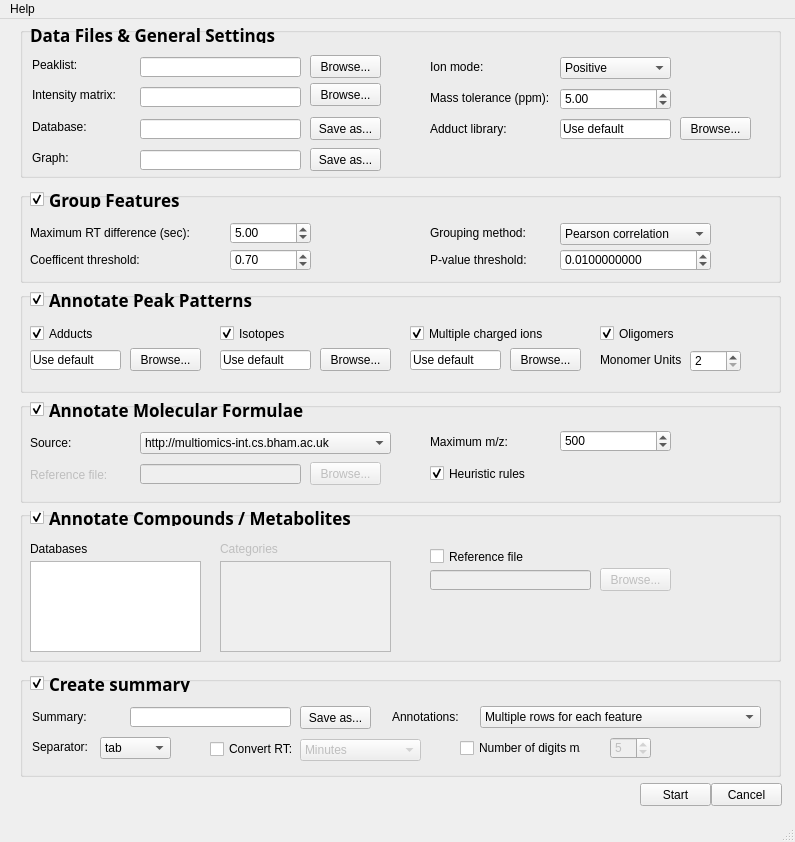
<?xml version="1.0" encoding="UTF-8"?>
<ui version="4.0">
 <class>MainWindow</class>
 <widget class="QMainWindow" name="MainWindow">
  <property name="enabled">
   <bool>true</bool>
  </property>
  <property name="geometry">
   <rect>
    <x>0</x>
    <y>0</y>
    <width>795</width>
    <height>842</height>
   </rect>
  </property>
  <property name="windowTitle">
   <string>BEAMS - Birmingham mEtabolite Annotation for Mass Spectrometry</string>
  </property>
  <property name="animated">
   <bool>false</bool>
  </property>
  <widget class="QWidget" name="centralwidget">
   <widget class="QGroupBox" name="groupBox_general">
    <property name="geometry">
     <rect>
      <x>20</x>
      <y>8</y>
      <width>761</width>
      <height>151</height>
     </rect>
    </property>
    <property name="title">
     <string/>
    </property>
    <widget class="QLineEdit" name="lineEdit_intensity_matrix">
     <property name="geometry">
      <rect>
       <x>120</x>
       <y>60</y>
       <width>161</width>
       <height>20</height>
      </rect>
     </property>
     <property name="text">
      <string/>
     </property>
     <property name="readOnly">
      <bool>true</bool>
     </property>
    </widget>
    <widget class="QLineEdit" name="lineEdit_peaklist">
     <property name="enabled">
      <bool>true</bool>
     </property>
     <property name="geometry">
      <rect>
       <x>120</x>
       <y>30</y>
       <width>161</width>
       <height>20</height>
      </rect>
     </property>
     <property name="text">
      <string/>
     </property>
     <property name="readOnly">
      <bool>true</bool>
     </property>
    </widget>
    <widget class="QPushButton" name="pushButton_peaklist">
     <property name="enabled">
      <bool>true</bool>
     </property>
     <property name="geometry">
      <rect>
       <x>290</x>
       <y>28</y>
       <width>71</width>
       <height>23</height>
      </rect>
     </property>
     <property name="minimumSize">
      <size>
       <width>63</width>
       <height>23</height>
      </size>
     </property>
     <property name="maximumSize">
      <size>
       <width>81</width>
       <height>16777215</height>
      </size>
     </property>
     <property name="text">
      <string>Browse...</string>
     </property>
    </widget>
    <widget class="QLabel" name="label_peaklist">
     <property name="enabled">
      <bool>true</bool>
     </property>
     <property name="geometry">
      <rect>
       <x>12</x>
       <y>30</y>
       <width>81</width>
       <height>16</height>
      </rect>
     </property>
     <property name="text">
      <string>Peaklist:</string>
     </property>
    </widget>
    <widget class="QLabel" name="label_intensity_matrix">
     <property name="geometry">
      <rect>
       <x>12</x>
       <y>60</y>
       <width>111</width>
       <height>16</height>
      </rect>
     </property>
     <property name="text">
      <string>Intensity matrix:</string>
     </property>
    </widget>
    <widget class="QComboBox" name="comboBox_ion_mode">
     <property name="geometry">
      <rect>
       <x>540</x>
       <y>30</y>
       <width>111</width>
       <height>22</height>
      </rect>
     </property>
     <item>
      <property name="text">
       <string>Positive</string>
      </property>
     </item>
     <item>
      <property name="text">
       <string>Negative</string>
      </property>
     </item>
    </widget>
    <widget class="QLabel" name="label_ion_mode">
     <property name="geometry">
      <rect>
       <x>410</x>
       <y>32</y>
       <width>71</width>
       <height>16</height>
      </rect>
     </property>
     <property name="text">
      <string>Ion mode:</string>
     </property>
    </widget>
    <widget class="QLabel" name="label_ppm_tolerance">
     <property name="enabled">
      <bool>true</bool>
     </property>
     <property name="geometry">
      <rect>
       <x>410</x>
       <y>63</y>
       <width>141</width>
       <height>16</height>
      </rect>
     </property>
     <property name="text">
      <string>Mass tolerance (ppm):</string>
     </property>
    </widget>
    <widget class="QDoubleSpinBox" name="doubleSpinBox_ppm_error">
     <property name="geometry">
      <rect>
       <x>540</x>
       <y>61</y>
       <width>111</width>
       <height>22</height>
      </rect>
     </property>
     <property name="maximum">
      <double>100000.000000000000000</double>
     </property>
     <property name="value">
      <double>5.000000000000000</double>
     </property>
    </widget>
    <widget class="QLabel" name="label_data_files">
     <property name="enabled">
      <bool>true</bool>
     </property>
     <property name="geometry">
      <rect>
       <x>10</x>
       <y>0</y>
       <width>291</width>
       <height>16</height>
      </rect>
     </property>
     <property name="font">
      <font>
       <family>.SF NS Text</family>
       <pointsize>13</pointsize>
       <weight>75</weight>
       <bold>true</bold>
      </font>
     </property>
     <property name="text">
      <string>Data Files &amp; General Settings</string>
     </property>
    </widget>
    <widget class="QLineEdit" name="lineEdit_default_adduct_library">
     <property name="enabled">
      <bool>true</bool>
     </property>
     <property name="geometry">
      <rect>
       <x>540</x>
       <y>92</y>
       <width>111</width>
       <height>20</height>
      </rect>
     </property>
     <property name="text">
      <string>Use default</string>
     </property>
     <property name="readOnly">
      <bool>true</bool>
     </property>
    </widget>
    <widget class="QPushButton" name="pushButton_default_adduct_library">
     <property name="enabled">
      <bool>true</bool>
     </property>
     <property name="geometry">
      <rect>
       <x>660</x>
       <y>90</y>
       <width>71</width>
       <height>23</height>
      </rect>
     </property>
     <property name="minimumSize">
      <size>
       <width>63</width>
       <height>23</height>
      </size>
     </property>
     <property name="text">
      <string>Browse...</string>
     </property>
    </widget>
    <widget class="QLabel" name="label_sql_database">
     <property name="enabled">
      <bool>true</bool>
     </property>
     <property name="geometry">
      <rect>
       <x>12</x>
       <y>92</y>
       <width>121</width>
       <height>16</height>
      </rect>
     </property>
     <property name="text">
      <string>Database:</string>
     </property>
    </widget>
    <widget class="QLineEdit" name="lineEdit_sql_database">
     <property name="enabled">
      <bool>true</bool>
     </property>
     <property name="geometry">
      <rect>
       <x>120</x>
       <y>92</y>
       <width>161</width>
       <height>20</height>
      </rect>
     </property>
     <property name="text">
      <string/>
     </property>
     <property name="readOnly">
      <bool>true</bool>
     </property>
    </widget>
    <widget class="QPushButton" name="pushButton_sql_database">
     <property name="enabled">
      <bool>true</bool>
     </property>
     <property name="geometry">
      <rect>
       <x>290</x>
       <y>90</y>
       <width>71</width>
       <height>23</height>
      </rect>
     </property>
     <property name="minimumSize">
      <size>
       <width>63</width>
       <height>23</height>
      </size>
     </property>
     <property name="maximumSize">
      <size>
       <width>81</width>
       <height>16777215</height>
      </size>
     </property>
     <property name="text">
      <string>Save as...</string>
     </property>
    </widget>
    <widget class="QLineEdit" name="lineEdit_graph">
     <property name="enabled">
      <bool>true</bool>
     </property>
     <property name="geometry">
      <rect>
       <x>120</x>
       <y>123</y>
       <width>161</width>
       <height>20</height>
      </rect>
     </property>
     <property name="text">
      <string/>
     </property>
     <property name="readOnly">
      <bool>true</bool>
     </property>
    </widget>
    <widget class="QPushButton" name="pushButton_graph">
     <property name="enabled">
      <bool>true</bool>
     </property>
     <property name="geometry">
      <rect>
       <x>290</x>
       <y>121</y>
       <width>71</width>
       <height>23</height>
      </rect>
     </property>
     <property name="minimumSize">
      <size>
       <width>63</width>
       <height>23</height>
      </size>
     </property>
     <property name="maximumSize">
      <size>
       <width>81</width>
       <height>16777215</height>
      </size>
     </property>
     <property name="text">
      <string>Save as...</string>
     </property>
    </widget>
    <widget class="QLabel" name="label_graph">
     <property name="enabled">
      <bool>true</bool>
     </property>
     <property name="geometry">
      <rect>
       <x>12</x>
       <y>123</y>
       <width>111</width>
       <height>16</height>
      </rect>
     </property>
     <property name="text">
      <string>Graph:</string>
     </property>
    </widget>
    <widget class="QPushButton" name="pushButton_peak_matrix">
     <property name="enabled">
      <bool>true</bool>
     </property>
     <property name="geometry">
      <rect>
       <x>290</x>
       <y>56</y>
       <width>71</width>
       <height>23</height>
      </rect>
     </property>
     <property name="minimumSize">
      <size>
       <width>63</width>
       <height>23</height>
      </size>
     </property>
     <property name="maximumSize">
      <size>
       <width>81</width>
       <height>16777215</height>
      </size>
     </property>
     <property name="text">
      <string>Browse...</string>
     </property>
    </widget>
    <widget class="QLabel" name="label_default_adduct_library">
     <property name="enabled">
      <bool>true</bool>
     </property>
     <property name="geometry">
      <rect>
       <x>410</x>
       <y>94</y>
       <width>141</width>
       <height>16</height>
      </rect>
     </property>
     <property name="text">
      <string>Adduct library:</string>
     </property>
    </widget>
   </widget>
   <widget class="QGroupBox" name="groupBox_group_features">
    <property name="geometry">
     <rect>
      <x>20</x>
      <y>173</y>
      <width>761</width>
      <height>91</height>
     </rect>
    </property>
    <property name="title">
     <string/>
    </property>
    <widget class="QLabel" name="label_max_rt">
     <property name="enabled">
      <bool>true</bool>
     </property>
     <property name="geometry">
      <rect>
       <x>10</x>
       <y>33</y>
       <width>191</width>
       <height>16</height>
      </rect>
     </property>
     <property name="text">
      <string>Maximum RT difference (sec):</string>
     </property>
    </widget>
    <widget class="QCheckBox" name="checkBox_group_features">
     <property name="enabled">
      <bool>true</bool>
     </property>
     <property name="geometry">
      <rect>
       <x>10</x>
       <y>-1</y>
       <width>231</width>
       <height>17</height>
      </rect>
     </property>
     <property name="font">
      <font>
       <family>.SF NS Text</family>
       <pointsize>13</pointsize>
       <weight>75</weight>
       <bold>true</bold>
      </font>
     </property>
     <property name="text">
      <string>Group Features</string>
     </property>
     <property name="checked">
      <bool>true</bool>
     </property>
    </widget>
    <widget class="QDoubleSpinBox" name="doubleSpinBox_max_rt">
     <property name="geometry">
      <rect>
       <x>210</x>
       <y>30</y>
       <width>81</width>
       <height>22</height>
      </rect>
     </property>
     <property name="maximum">
      <double>9999999.000000000000000</double>
     </property>
     <property name="value">
      <double>5.000000000000000</double>
     </property>
    </widget>
    <widget class="QComboBox" name="comboBox_grouping_method">
     <property name="geometry">
      <rect>
       <x>540</x>
       <y>31</y>
       <width>151</width>
       <height>22</height>
      </rect>
     </property>
     <item>
      <property name="text">
       <string>Pearson correlation</string>
      </property>
     </item>
     <item>
      <property name="text">
       <string>Spearman-rank correlation</string>
      </property>
     </item>
    </widget>
    <widget class="QDoubleSpinBox" name="doubleSpinBox_p_value">
     <property name="geometry">
      <rect>
       <x>540</x>
       <y>57</y>
       <width>151</width>
       <height>22</height>
      </rect>
     </property>
     <property name="decimals">
      <number>10</number>
     </property>
     <property name="maximum">
      <double>1.000000000000000</double>
     </property>
     <property name="singleStep">
      <double>0.010000000000000</double>
     </property>
     <property name="value">
      <double>0.010000000000000</double>
     </property>
    </widget>
    <widget class="QLabel" name="label_tool_p_value">
     <property name="enabled">
      <bool>true</bool>
     </property>
     <property name="geometry">
      <rect>
       <x>410</x>
       <y>60</y>
       <width>121</width>
       <height>16</height>
      </rect>
     </property>
     <property name="text">
      <string>P-value threshold:</string>
     </property>
    </widget>
    <widget class="QLabel" name="label_grouping_method">
     <property name="enabled">
      <bool>true</bool>
     </property>
     <property name="geometry">
      <rect>
       <x>410</x>
       <y>33</y>
       <width>121</width>
       <height>16</height>
      </rect>
     </property>
     <property name="text">
      <string>Grouping method:</string>
     </property>
    </widget>
    <widget class="QDoubleSpinBox" name="doubleSpinBox_coefficent">
     <property name="geometry">
      <rect>
       <x>210</x>
       <y>57</y>
       <width>81</width>
       <height>22</height>
      </rect>
     </property>
     <property name="maximum">
      <double>1.000000000000000</double>
     </property>
     <property name="singleStep">
      <double>0.100000000000000</double>
     </property>
     <property name="value">
      <double>0.700000000000000</double>
     </property>
    </widget>
    <widget class="QLabel" name="label_tool_coefficient">
     <property name="enabled">
      <bool>true</bool>
     </property>
     <property name="geometry">
      <rect>
       <x>10</x>
       <y>60</y>
       <width>181</width>
       <height>16</height>
      </rect>
     </property>
     <property name="text">
      <string>Coefficent threshold:</string>
     </property>
    </widget>
   </widget>
   <widget class="QGroupBox" name="groupBox_annotate_peak_patterns">
    <property name="geometry">
     <rect>
      <x>20</x>
      <y>273</y>
      <width>761</width>
      <height>101</height>
     </rect>
    </property>
    <property name="title">
     <string/>
    </property>
    <widget class="QLineEdit" name="lineEdit_adduct_library">
     <property name="enabled">
      <bool>true</bool>
     </property>
     <property name="geometry">
      <rect>
       <x>10</x>
       <y>58</y>
       <width>91</width>
       <height>20</height>
      </rect>
     </property>
     <property name="text">
      <string>Use default</string>
     </property>
     <property name="readOnly">
      <bool>true</bool>
     </property>
    </widget>
    <widget class="QPushButton" name="pushButton_adduct_library">
     <property name="enabled">
      <bool>true</bool>
     </property>
     <property name="geometry">
      <rect>
       <x>110</x>
       <y>56</y>
       <width>71</width>
       <height>23</height>
      </rect>
     </property>
     <property name="minimumSize">
      <size>
       <width>63</width>
       <height>23</height>
      </size>
     </property>
     <property name="text">
      <string>Browse...</string>
     </property>
    </widget>
    <widget class="QCheckBox" name="checkBox_annotate_peak_patterns">
     <property name="enabled">
      <bool>true</bool>
     </property>
     <property name="geometry">
      <rect>
       <x>10</x>
       <y>-1</y>
       <width>271</width>
       <height>17</height>
      </rect>
     </property>
     <property name="font">
      <font>
       <family>.SF NS Text</family>
       <pointsize>13</pointsize>
       <weight>75</weight>
       <bold>true</bold>
      </font>
     </property>
     <property name="text">
      <string>Annotate Peak Patterns</string>
     </property>
     <property name="checked">
      <bool>true</bool>
     </property>
    </widget>
    <widget class="QCheckBox" name="checkBox_adduct_library">
     <property name="enabled">
      <bool>true</bool>
     </property>
     <property name="geometry">
      <rect>
       <x>10</x>
       <y>33</y>
       <width>181</width>
       <height>17</height>
      </rect>
     </property>
     <property name="text">
      <string>Adducts</string>
     </property>
     <property name="checked">
      <bool>true</bool>
     </property>
    </widget>
    <widget class="QCheckBox" name="checkBox_isotopes">
     <property name="enabled">
      <bool>true</bool>
     </property>
     <property name="geometry">
      <rect>
       <x>200</x>
       <y>33</y>
       <width>171</width>
       <height>17</height>
      </rect>
     </property>
     <property name="text">
      <string>Isotopes</string>
     </property>
     <property name="checked">
      <bool>true</bool>
     </property>
    </widget>
    <widget class="QPushButton" name="pushButton_multiple_charged">
     <property name="enabled">
      <bool>true</bool>
     </property>
     <property name="geometry">
      <rect>
       <x>490</x>
       <y>56</y>
       <width>71</width>
       <height>23</height>
      </rect>
     </property>
     <property name="minimumSize">
      <size>
       <width>63</width>
       <height>23</height>
      </size>
     </property>
     <property name="text">
      <string>Browse...</string>
     </property>
    </widget>
    <widget class="QLineEdit" name="lineEdit_multiple_charged">
     <property name="enabled">
      <bool>true</bool>
     </property>
     <property name="geometry">
      <rect>
       <x>390</x>
       <y>58</y>
       <width>91</width>
       <height>20</height>
      </rect>
     </property>
     <property name="text">
      <string>Use default</string>
     </property>
     <property name="readOnly">
      <bool>true</bool>
     </property>
    </widget>
    <widget class="QLineEdit" name="lineEdit_isotopes">
     <property name="enabled">
      <bool>true</bool>
     </property>
     <property name="geometry">
      <rect>
       <x>200</x>
       <y>58</y>
       <width>91</width>
       <height>20</height>
      </rect>
     </property>
     <property name="text">
      <string>Use default</string>
     </property>
     <property name="readOnly">
      <bool>true</bool>
     </property>
    </widget>
    <widget class="QPushButton" name="pushButton_isotopes">
     <property name="enabled">
      <bool>true</bool>
     </property>
     <property name="geometry">
      <rect>
       <x>300</x>
       <y>56</y>
       <width>71</width>
       <height>23</height>
      </rect>
     </property>
     <property name="minimumSize">
      <size>
       <width>63</width>
       <height>23</height>
      </size>
     </property>
     <property name="text">
      <string>Browse...</string>
     </property>
    </widget>
    <widget class="QCheckBox" name="checkBox_multiple_charged">
     <property name="enabled">
      <bool>true</bool>
     </property>
     <property name="geometry">
      <rect>
       <x>390</x>
       <y>33</y>
       <width>171</width>
       <height>17</height>
      </rect>
     </property>
     <property name="text">
      <string>Multiple charged ions</string>
     </property>
     <property name="checked">
      <bool>true</bool>
     </property>
    </widget>
    <widget class="QCheckBox" name="checkBox_oligomers">
     <property name="enabled">
      <bool>true</bool>
     </property>
     <property name="geometry">
      <rect>
       <x>580</x>
       <y>33</y>
       <width>171</width>
       <height>17</height>
      </rect>
     </property>
     <property name="text">
      <string>Oligomers</string>
     </property>
     <property name="checked">
      <bool>true</bool>
     </property>
    </widget>
    <widget class="QSpinBox" name="spinBox_max_monomer_units">
     <property name="geometry">
      <rect>
       <x>670</x>
       <y>58</y>
       <width>51</width>
       <height>22</height>
      </rect>
     </property>
     <property name="minimum">
      <number>2</number>
     </property>
     <property name="maximum">
      <number>1000000</number>
     </property>
     <property name="value">
      <number>2</number>
     </property>
     <property name="displayIntegerBase">
      <number>10</number>
     </property>
    </widget>
    <widget class="QLabel" name="label_max_monomer_units">
     <property name="enabled">
      <bool>true</bool>
     </property>
     <property name="geometry">
      <rect>
       <x>580</x>
       <y>60</y>
       <width>81</width>
       <height>16</height>
      </rect>
     </property>
     <property name="text">
      <string>Monomer Units:</string>
     </property>
    </widget>
   </widget>
   <widget class="QPushButton" name="pushButton_start">
    <property name="geometry">
     <rect>
      <x>640</x>
      <y>764</y>
      <width>71</width>
      <height>23</height>
     </rect>
    </property>
    <property name="text">
     <string>Start</string>
    </property>
   </widget>
   <widget class="QPushButton" name="pushButton_cancel">
    <property name="geometry">
     <rect>
      <x>711</x>
      <y>764</y>
      <width>71</width>
      <height>23</height>
     </rect>
    </property>
    <property name="text">
     <string>Cancel</string>
    </property>
   </widget>
   <widget class="QGroupBox" name="groupBox_annotate_molecular_formulae">
    <property name="geometry">
     <rect>
      <x>20</x>
      <y>383</y>
      <width>761</width>
      <height>101</height>
     </rect>
    </property>
    <property name="title">
     <string/>
    </property>
    <widget class="QLabel" name="label_filename_mf">
     <property name="enabled">
      <bool>false</bool>
     </property>
     <property name="geometry">
      <rect>
       <x>10</x>
       <y>65</y>
       <width>181</width>
       <height>16</height>
      </rect>
     </property>
     <property name="text">
      <string>Reference file:</string>
     </property>
    </widget>
    <widget class="QLineEdit" name="lineEdit_filename_mf">
     <property name="enabled">
      <bool>false</bool>
     </property>
     <property name="geometry">
      <rect>
       <x>120</x>
       <y>62</y>
       <width>161</width>
       <height>20</height>
      </rect>
     </property>
     <property name="text">
      <string/>
     </property>
     <property name="readOnly">
      <bool>true</bool>
     </property>
    </widget>
    <widget class="QCheckBox" name="checkBox_annotate_molecular_formulae">
     <property name="enabled">
      <bool>true</bool>
     </property>
     <property name="geometry">
      <rect>
       <x>10</x>
       <y>-1</y>
       <width>281</width>
       <height>17</height>
      </rect>
     </property>
     <property name="font">
      <font>
       <family>.SF NS Text</family>
       <pointsize>13</pointsize>
       <weight>75</weight>
       <bold>true</bold>
      </font>
     </property>
     <property name="text">
      <string>Annotate Molecular Formulae</string>
     </property>
     <property name="checked">
      <bool>true</bool>
     </property>
    </widget>
    <widget class="QComboBox" name="comboBox_source_mf">
     <property name="geometry">
      <rect>
       <x>120</x>
       <y>30</y>
       <width>251</width>
       <height>22</height>
      </rect>
     </property>
     <item>
      <property name="text">
       <string>http://multiomics-int.cs.bham.ac.uk</string>
      </property>
     </item>
     <item>
      <property name="text">
       <string>Tab-delimited text file</string>
      </property>
     </item>
    </widget>
    <widget class="QLabel" name="label_source_mf">
     <property name="enabled">
      <bool>true</bool>
     </property>
     <property name="geometry">
      <rect>
       <x>10</x>
       <y>33</y>
       <width>101</width>
       <height>16</height>
      </rect>
     </property>
     <property name="text">
      <string>Source:</string>
     </property>
    </widget>
    <widget class="QPushButton" name="pushButton_filename_mf">
     <property name="enabled">
      <bool>false</bool>
     </property>
     <property name="geometry">
      <rect>
       <x>290</x>
       <y>60</y>
       <width>71</width>
       <height>23</height>
      </rect>
     </property>
     <property name="minimumSize">
      <size>
       <width>63</width>
       <height>23</height>
      </size>
     </property>
     <property name="text">
      <string>Browse...</string>
     </property>
     <property name="flat">
      <bool>false</bool>
     </property>
    </widget>
    <widget class="QLabel" name="label_max_mz">
     <property name="enabled">
      <bool>true</bool>
     </property>
     <property name="geometry">
      <rect>
       <x>410</x>
       <y>32</y>
       <width>121</width>
       <height>16</height>
      </rect>
     </property>
     <property name="text">
      <string>Maximum m/z:</string>
     </property>
    </widget>
    <widget class="QSpinBox" name="spinBox_max_mz">
     <property name="geometry">
      <rect>
       <x>540</x>
       <y>28</y>
       <width>111</width>
       <height>22</height>
      </rect>
     </property>
     <property name="maximum">
      <number>1000000</number>
     </property>
     <property name="value">
      <number>500</number>
     </property>
     <property name="displayIntegerBase">
      <number>10</number>
     </property>
    </widget>
    <widget class="QCheckBox" name="checkBox_heuristic_rules">
     <property name="enabled">
      <bool>true</bool>
     </property>
     <property name="geometry">
      <rect>
       <x>410</x>
       <y>63</y>
       <width>171</width>
       <height>17</height>
      </rect>
     </property>
     <property name="text">
      <string>Heuristic rules</string>
     </property>
     <property name="checked">
      <bool>true</bool>
     </property>
    </widget>
   </widget>
   <widget class="QGroupBox" name="groupBox_annotate_compounds">
    <property name="geometry">
     <rect>
      <x>20</x>
      <y>492</y>
      <width>761</width>
      <height>151</height>
     </rect>
    </property>
    <property name="title">
     <string/>
    </property>
    <widget class="QCheckBox" name="checkBox_annotate_compounds">
     <property name="enabled">
      <bool>true</bool>
     </property>
     <property name="geometry">
      <rect>
       <x>10</x>
       <y>-2</y>
       <width>351</width>
       <height>17</height>
      </rect>
     </property>
     <property name="font">
      <font>
       <family>.SF NS Text</family>
       <pointsize>13</pointsize>
       <weight>75</weight>
       <bold>true</bold>
      </font>
     </property>
     <property name="text">
      <string>Annotate Compounds / Metabolites</string>
     </property>
     <property name="checked">
      <bool>true</bool>
     </property>
    </widget>
    <widget class="QLineEdit" name="lineEdit_filename_reference">
     <property name="enabled">
      <bool>false</bool>
     </property>
     <property name="geometry">
      <rect>
       <x>410</x>
       <y>59</y>
       <width>161</width>
       <height>20</height>
      </rect>
     </property>
     <property name="text">
      <string/>
     </property>
     <property name="readOnly">
      <bool>true</bool>
     </property>
    </widget>
    <widget class="QPushButton" name="pushButton_filename_reference">
     <property name="enabled">
      <bool>false</bool>
     </property>
     <property name="geometry">
      <rect>
       <x>580</x>
       <y>57</y>
       <width>71</width>
       <height>23</height>
      </rect>
     </property>
     <property name="minimumSize">
      <size>
       <width>63</width>
       <height>23</height>
      </size>
     </property>
     <property name="text">
      <string>Browse...</string>
     </property>
    </widget>
    <widget class="QCheckBox" name="checkBox_filename_reference">
     <property name="enabled">
      <bool>true</bool>
     </property>
     <property name="geometry">
      <rect>
       <x>410</x>
       <y>37</y>
       <width>251</width>
       <height>17</height>
      </rect>
     </property>
     <property name="text">
      <string>Reference file</string>
     </property>
     <property name="checked">
      <bool>false</bool>
     </property>
    </widget>
    <widget class="QListWidget" name="listWidget_databases">
     <property name="geometry">
      <rect>
       <x>10</x>
       <y>50</y>
       <width>171</width>
       <height>91</height>
      </rect>
     </property>
    </widget>
    <widget class="QListWidget" name="listWidget_categories">
     <property name="enabled">
      <bool>false</bool>
     </property>
     <property name="geometry">
      <rect>
       <x>200</x>
       <y>50</y>
       <width>171</width>
       <height>91</height>
      </rect>
     </property>
    </widget>
    <widget class="QLabel" name="label_databases">
     <property name="geometry">
      <rect>
       <x>10</x>
       <y>30</y>
       <width>71</width>
       <height>16</height>
      </rect>
     </property>
     <property name="text">
      <string>Databases</string>
     </property>
    </widget>
    <widget class="QLabel" name="label_categories">
     <property name="enabled">
      <bool>false</bool>
     </property>
     <property name="geometry">
      <rect>
       <x>200</x>
       <y>30</y>
       <width>71</width>
       <height>16</height>
      </rect>
     </property>
     <property name="text">
      <string>Categories</string>
     </property>
    </widget>
   </widget>
   <widget class="QGroupBox" name="groupBox_create_summary">
    <property name="geometry">
     <rect>
      <x>20</x>
      <y>657</y>
      <width>761</width>
      <height>101</height>
     </rect>
    </property>
    <property name="title">
     <string/>
    </property>
    <widget class="QLineEdit" name="lineEdit_summary_filename">
     <property name="geometry">
      <rect>
       <x>110</x>
       <y>31</y>
       <width>161</width>
       <height>20</height>
      </rect>
     </property>
     <property name="text">
      <string/>
     </property>
     <property name="readOnly">
      <bool>true</bool>
     </property>
    </widget>
    <widget class="QPushButton" name="pushButton_summary_filename">
     <property name="geometry">
      <rect>
       <x>280</x>
       <y>30</y>
       <width>71</width>
       <height>23</height>
      </rect>
     </property>
     <property name="minimumSize">
      <size>
       <width>63</width>
       <height>23</height>
      </size>
     </property>
     <property name="text">
      <string>Save as...</string>
     </property>
    </widget>
    <widget class="QLabel" name="label_summary_filename">
     <property name="enabled">
      <bool>true</bool>
     </property>
     <property name="geometry">
      <rect>
       <x>12</x>
       <y>33</y>
       <width>111</width>
       <height>16</height>
      </rect>
     </property>
     <property name="text">
      <string>Summary:</string>
     </property>
    </widget>
    <widget class="QSpinBox" name="spinBox_mz_digits">
     <property name="enabled">
      <bool>false</bool>
     </property>
     <property name="geometry">
      <rect>
       <x>590</x>
       <y>61</y>
       <width>41</width>
       <height>22</height>
      </rect>
     </property>
     <property name="maximum">
      <number>1000000</number>
     </property>
     <property name="value">
      <number>5</number>
     </property>
     <property name="displayIntegerBase">
      <number>10</number>
     </property>
    </widget>
    <widget class="QCheckBox" name="checkBox_mz_digits">
     <property name="enabled">
      <bool>true</bool>
     </property>
     <property name="geometry">
      <rect>
       <x>440</x>
       <y>62</y>
       <width>121</width>
       <height>20</height>
      </rect>
     </property>
     <property name="text">
      <string>Number of digits m/z:</string>
     </property>
     <property name="checked">
      <bool>false</bool>
     </property>
    </widget>
    <widget class="QCheckBox" name="checkBox_create_summary">
     <property name="enabled">
      <bool>true</bool>
     </property>
     <property name="geometry">
      <rect>
       <x>10</x>
       <y>-1</y>
       <width>261</width>
       <height>17</height>
      </rect>
     </property>
     <property name="font">
      <font>
       <family>.SF NS Text</family>
       <pointsize>13</pointsize>
       <weight>75</weight>
       <bold>true</bold>
      </font>
     </property>
     <property name="text">
      <string>Create summary</string>
     </property>
     <property name="checked">
      <bool>true</bool>
     </property>
    </widget>
    <widget class="QComboBox" name="comboBox_annotations_format">
     <property name="geometry">
      <rect>
       <x>460</x>
       <y>30</y>
       <width>281</width>
       <height>22</height>
      </rect>
     </property>
     <item>
      <property name="text">
       <string>Multiple rows for each feature</string>
      </property>
     </item>
     <item>
      <property name="text">
       <string>Single row for each feature and separate columns</string>
      </property>
     </item>
     <item>
      <property name="text">
       <string>Single row for each feature and merged columns</string>
      </property>
     </item>
    </widget>
    <widget class="QLabel" name="label_annotations_format">
     <property name="enabled">
      <bool>true</bool>
     </property>
     <property name="geometry">
      <rect>
       <x>372</x>
       <y>33</y>
       <width>111</width>
       <height>16</height>
      </rect>
     </property>
     <property name="text">
      <string>Annotations:</string>
     </property>
    </widget>
   </widget>
   <widget class="QComboBox" name="comboBox_convert_rt">
    <property name="enabled">
     <bool>false</bool>
    </property>
    <property name="geometry">
     <rect>
      <x>300</x>
      <y>720</y>
      <width>121</width>
      <height>22</height>
     </rect>
    </property>
    <item>
     <property name="text">
      <string>Minutes</string>
     </property>
    </item>
    <item>
     <property name="text">
      <string>Seconds</string>
     </property>
    </item>
   </widget>
   <widget class="QLabel" name="label_separator">
    <property name="enabled">
     <bool>true</bool>
    </property>
    <property name="geometry">
     <rect>
      <x>32</x>
      <y>720</y>
      <width>101</width>
      <height>16</height>
     </rect>
    </property>
    <property name="text">
     <string>Separator:</string>
    </property>
   </widget>
   <widget class="QComboBox" name="comboBox_separator">
    <property name="geometry">
     <rect>
      <x>100</x>
      <y>718</y>
      <width>71</width>
      <height>22</height>
     </rect>
    </property>
    <item>
     <property name="text">
      <string>tab</string>
     </property>
    </item>
    <item>
     <property name="text">
      <string>comma</string>
     </property>
    </item>
   </widget>
   <widget class="QCheckBox" name="checkBox_convert_rt">
    <property name="enabled">
     <bool>true</bool>
    </property>
    <property name="geometry">
     <rect>
      <x>210</x>
      <y>720</y>
      <width>91</width>
      <height>20</height>
     </rect>
    </property>
    <property name="text">
     <string>Convert RT:</string>
    </property>
    <property name="checked">
     <bool>false</bool>
    </property>
   </widget>
   <zorder>groupBox_annotate_peak_patterns</zorder>
   <zorder>groupBox_general</zorder>
   <zorder>groupBox_group_features</zorder>
   <zorder>pushButton_start</zorder>
   <zorder>pushButton_cancel</zorder>
   <zorder>groupBox_annotate_molecular_formulae</zorder>
   <zorder>groupBox_annotate_compounds</zorder>
   <zorder>groupBox_create_summary</zorder>
   <zorder>comboBox_convert_rt</zorder>
   <zorder>label_separator</zorder>
   <zorder>comboBox_separator</zorder>
   <zorder>checkBox_convert_rt</zorder>
  </widget>
  <widget class="QMenuBar" name="menubar">
   <property name="geometry">
    <rect>
     <x>0</x>
     <y>0</y>
     <width>795</width>
     <height>21</height>
    </rect>
   </property>
   <widget class="QMenu" name="menuAdd_example_data">
    <property name="title">
     <string>Help</string>
    </property>
    <addaction name="actionExampleData"/>
    <addaction name="actionAbout"/>
   </widget>
   <addaction name="menuAdd_example_data"/>
  </widget>
  <widget class="QStatusBar" name="statusbar"/>
  <action name="actionExampleData">
   <property name="text">
    <string>Add example data</string>
   </property>
  </action>
  <action name="actionAbout">
   <property name="text">
    <string>About</string>
   </property>
  </action>
 </widget>
 <resources/>
 <connections/>
</ui>
